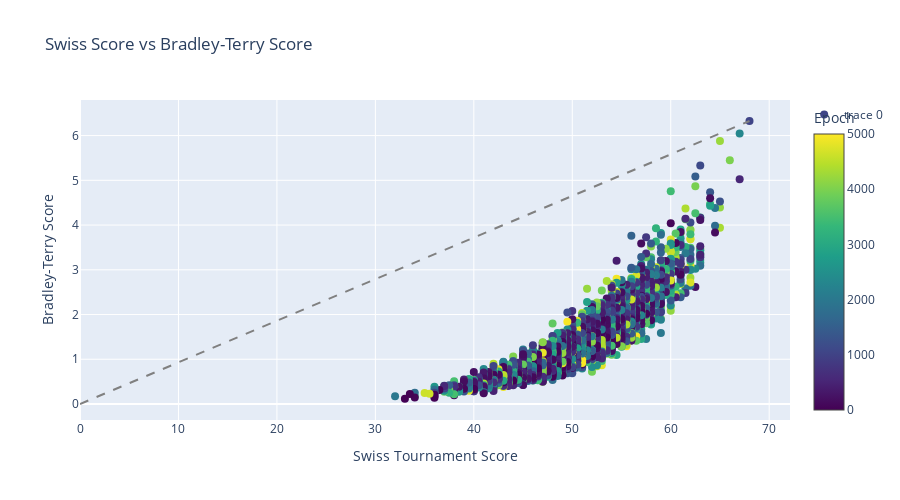

Source (notebook cell):
### Markdown cell above
## Bradley-Terry vs Swiss Score Comparison

### Code cell
# Scatter plot: Swiss score vs BT score
fig = go.Figure()

fig.add_trace(
    go.Scatter(
        x=standings_with_bt["score"],
        y=standings_with_bt["bt_score"],
        mode="markers",
        marker=dict(
            size=8,
            color=standings_with_bt["epoch"],
            colorscale="Viridis",
            showscale=True,
            colorbar=dict(title="Epoch"),
        ),
        text=standings_with_bt["name"].str[-15:],
        hovertemplate="<b>%{text}</b><br>Swiss: %{x:.2f}<br>BT: %{y:.4f}<br>Epoch: %{marker.color}<extra></extra>",
    )
)

# Add diagonal line (perfect correlation)
min_val = 0
max_swiss = standings_with_bt["score"].max()
max_bt = standings_with_bt["bt_score"].max()

fig.add_trace(
    go.Scatter(
        x=[0, max_swiss],
        y=[0, max_bt * (max_swiss / max_swiss)],
        mode="lines",
        line=dict(dash="dash", color="gray"),
        name="Reference",
        showlegend=False,
    )
)

fig.update_layout(
    title="Swiss Score vs Bradley-Terry Score",
    xaxis_title="Swiss Tournament Score",
    yaxis_title="Bradley-Terry Score",
    height=500,
)
fig.show()

### Figure 1 — Plotly figure (JSON) as saved in the notebook; plotly's stock layout.template omitted (floating-point values rounded to 4 significant figures; data arrays with more than 128 entries replaced by an {"elided": "..."} marker saying what was removed)
{"data": [{"hovertemplate": "<b>%{text}</b><br>Swiss: %{x:.2f}<br>BT: %{y:.4f}<br>Epoch: %{marker.color}<extra></extra>", "marker": {"color": {"elided": "5001 int values"}, "colorbar": {"title": {"text": "Epoch"}}, "colorscale": [[0, "#440154"], [0.1111, "#482878"], [0.2222, "#3e4989"], [0.3333, "#31688e"], [0.4444, "#26828e"], [0.5556, "#1f9e89"], [0.6667, "#35b779"], [0.7778, "#6ece58"], [0.8889, "#b5de2b"], [1, "#fde725"]], "showscale": true, "size": 8}, "mode": "markers", "text": {"elided": "5001 str values"}, "type": "scatter", "x": {"elided": "5001 float values"}, "y": {"elided": "5001 float values"}}, {"line": {"color": "gray", "dash": "dash"}, "mode": "lines", "name": "Reference", "showlegend": false, "type": "scatter", "x": [0, 68], "y": [0, 6.326]}], "layout": {"height": 500, "title": {"text": "Swiss Score vs Bradley-Terry Score"}, "xaxis": {"title": {"text": "Swiss Tournament Score"}}, "yaxis": {"title": {"text": "Bradley-Terry Score"}}}}
